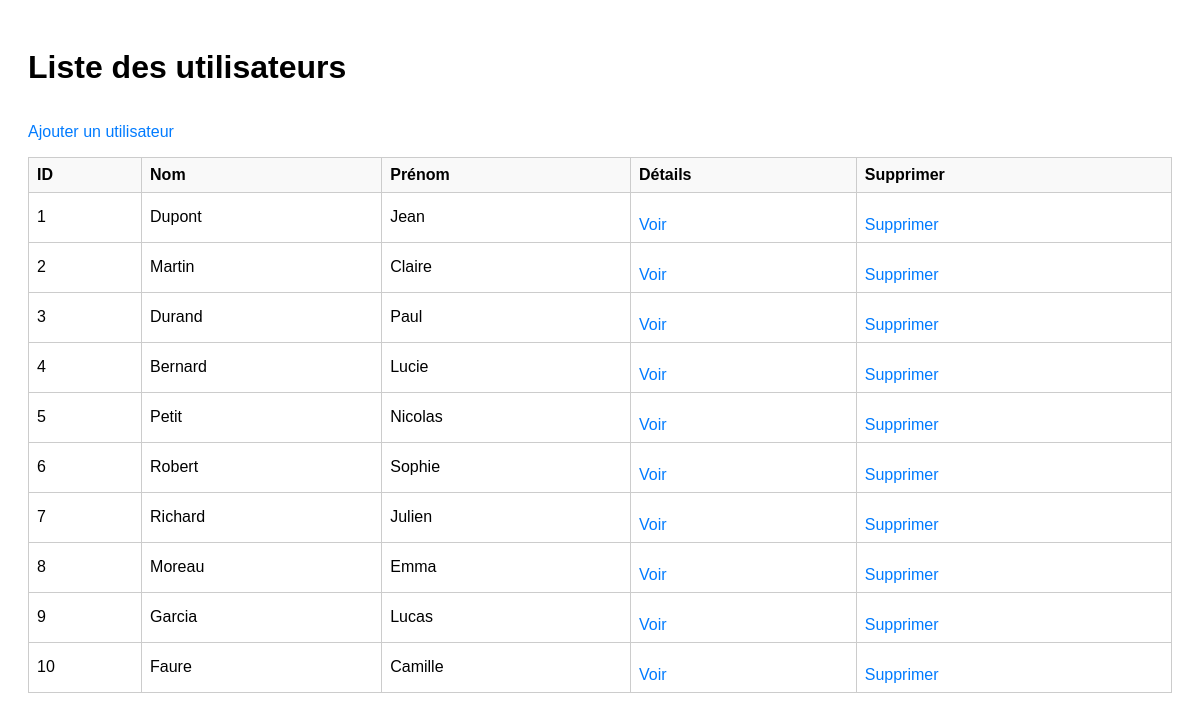
/publics/index.php, run on the app's committed database.
### tables this page shows
CREATE TABLE users (
    id INT AUTO_INCREMENT PRIMARY KEY,
    nom VARCHAR(50) NOT NULL,
    prenom VARCHAR(50) NOT NULL,
    email VARCHAR(100) NOT NULL UNIQUE,
    age INT CHECK (age >= 0),
    created_at TIMESTAMP DEFAULT CURRENT_TIMESTAMP
);

### controllers/UserController.php (called while the page is built, shortened)
<?php
require_once __DIR__ . '/../models/User.php';
require_once __DIR__ . '/../Trait/Log.php';
class UserController {
    private User $userModel;
    public function __construct() {
        $this->userModel = new User();
    }
    public function index() {
        $users = $this->userModel->getAll();
        require __DIR__ . '/../views/users/index.php';
    }
}

### config/Database.php (called while the page is built, shortened)
<?php
require_once __DIR__ .'/../Trait/Log.php';
class Database {
    private static ?Database $instance = null;
    private PDO $connection;
    private string $host = 'localhost';
    private string $dbname = 'bdddwwmdec2';
    private string $username = 'root';
    private string $password = '';
    private function __construct() {
        try {
            $dsn = "mysql:host=$this->host;dbname=$this->dbname;charset=utf8";
            $this->connection = new PDO($dsn, $this->username, $this->password);
            $this->connection->setAttribute(PDO::ATTR_ERRMODE, PDO::ERRMODE_EXCEPTION);
        } catch (PDOException $e) {
            die("Erreur de connexion : " . $e->getMessage());
        }
    }
    public static function get_instance(): Database
    {
        if(is_null(Self::$instance))
        {
            Self::$instance = new self();
        }
        return Self::$instance;
    }
    public function get_connection(): PDO {
        return $this->connection;
    }
}

### Trait/Log.php (called while the page is built, shortened)
<?php
trait Logger {
    protected function log(string $message): void {
        $date = date('Y-m-d H:i:s');
        $line = "[{$date}] {$message}\n";
    }
}

### models/User.php (called while the page is built, shortened)
<?php
require_once __DIR__ . '/../config/Database.php';
require_once __DIR__ . '/../Trait/Log.php';
class User {
    private PDO $db;
    public function __construct() {
        $this->db = Database::get_instance()->get_connection();
    }
    public function getAll(): array {
        $stmt = $this->db->query("SELECT * FROM users");
        return $stmt->fetchAll(PDO::FETCH_ASSOC);
    }
}

### views/users/index.php (the view)
    <?php
    require __DIR__ .'/../parts/header.php';
    ?>
    <h1>Liste des utilisateurs</h1>
    <p><a href="/?action=create">Ajouter un utilisateur</a></p>
    <?php if (!empty($users)): ?>
        <table>
            <thead>
                <tr>
                    <th>ID</th>
                    <th>Nom</th>
                    <th>Prénom</th>
                    <th>Détails</th>
                    <th>Supprimer</th>
                </tr>
            </thead>
            <tbody>
                <?php foreach ($users as $user): ?>
                    <tr>
                        <td><?= htmlspecialchars($user['id']) ?></td>
                        <td><?= htmlspecialchars($user['nom']) ?></td>
                        <td><?= htmlspecialchars($user['prenom']) ?></td>
                        <td>
                           <a href="/?action=show&id=<?= $user['id'] ?>">Voir</a>
                        </td>
                        <td>
                            <a href="/?action=delete&id=<?= $user['id'] ?>">Supprimer</a>
                        </td>
                    </tr>
                <?php endforeach; ?>
            </tbody>
        </table>
    <?php else: ?>
        <p>Aucun utilisateur trouvé dans la base de données.</p>
    <?php endif; ?>
</body>
</html>

### publics/index.php (shortened to what this page needs)
<?php
require_once __DIR__ . '/../controllers/UserController.php';
$controller = new UserController();
$action = $_GET['action'] ?? 'index';
switch ($action) {
    case 'index':
        $controller->index();
        break;
}

### views/parts/header.php (shortened to what this page needs)
<!DOCTYPE html>
<html lang="fr">
<head>
    <link rel="stylesheet" href="/assets/css/style.css">
</head>
<body>

### publics/assets/css/style.css (style rules this page uses)
body { font-family: Arial, sans-serif; padding: 20px; }
table { border-collapse: collapse; width: 100%; }
th, td { border: 1px solid #ccc; padding: 8px; text-align: left; }
th { background-color: #f9f9f9; }
a { display: inline-block; margin-top: 15px; text-decoration: none; color: #007BFF; }

### data on the page
users: id "1", nom "Dupont", prenom "Jean"
users: id "2", nom "Martin", prenom "Claire"
users: id "3", nom "Durand", prenom "Paul"
users: id "4", nom "Bernard", prenom "Lucie"
users: id "5", nom "Petit", prenom "Nicolas"
users: id "6", nom "Robert", prenom "Sophie"
users: id "7", nom "Richard", prenom "Julien"
users: id "8", nom "Moreau", prenom "Emma"
users: id "9", nom "Garcia", prenom "Lucas"
users: id "10", nom "Faure", prenom "Camille"
